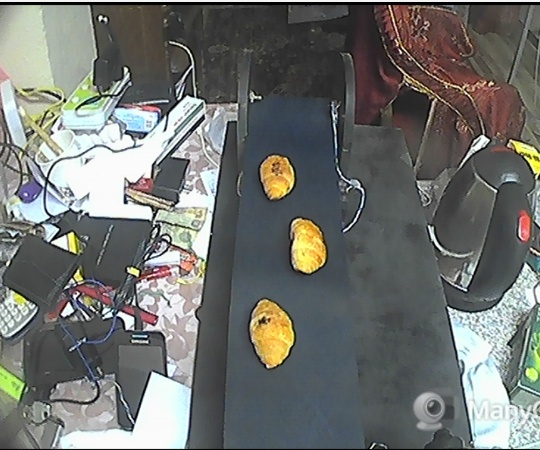
#> input picture Master/sample.jpg, 540 x 450 px
$ python -i Vision_Contour_Detection.py   (imports and definitions only)
#> lines starting #> are read from the running program, lines starting #| are printed output that depends on the picture; after the words box and inside, x2 and y2 are one past the last pixel; in counts of white or black regions, pixels touching at a corner belong together
#> further down, picture is the input picture: shape (450, 540, 3); mean B, G, R 110.5, 113.9, 111.9
import cv2
import numpy as np


def Contour_Detector(img):
    ############################################
    #              Image processing            #
    ############################################
    # convert from BGR to HSV
    hsv = cv2.cvtColor(img, cv2.COLOR_BGR2HSV)
#> hsv: shape (450, 540, 3); mean H, S, V 70, 35.2, 119.6
    # define the lower and upper boundaries of the "blue"
    Lower = (0, 228, 129)#(0, 0, 107)
    Upper = (33, 255, 255)#(74,255,255)
    # construct a mask for molto color, then perform
    # a series of dilations and erosions to remove any small
    # blobs left in the mask
    # cv2.inRange: Checks if array elements lie between the elements of two other arrays then return array contain array elements of 255 pixels (white) represents the tracked object
    mask = cv2.inRange(hsv, Lower, Upper)
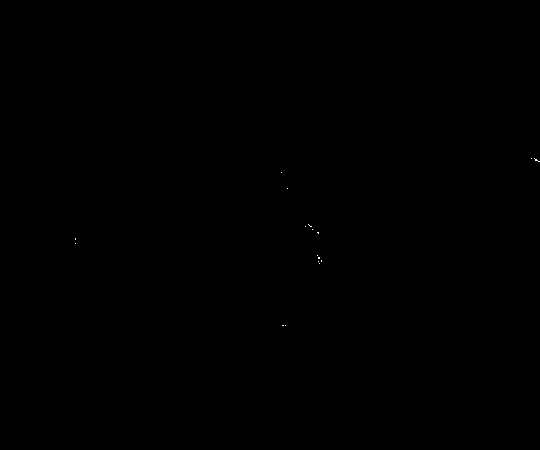
#> mask: shape (450, 540); 0.01% white in thin lines or dots, all inside (x1, y1, x2, y2) = (75, 158, 540, 326)
    # Dilates an image: img, kernel used for erosion, number of times dilation is applied
 #   mask = cv2.dilate(mask, None, iterations=1)
    # Closing using 5x5 kernel
    kernel = np.ones((3,3),np.uint8)
    mask = cv2.morphologyEx(mask, cv2.MORPH_CLOSE, kernel)

    ############################################
    #          find contours in the mask       #
    ############################################
    cnts = cv2.findContours(mask.copy(), cv2.RETR_EXTERNAL,
    cv2.CHAIN_APPROX_SIMPLE)[-2]
#> cnts = 12 contours, all with area under 20

    accepted_cnts = [0]
    # if there are no cnts return null
    if not cnts:
        pass
    else:
        for single_cnt in cnts:
           if is_contour_good(single_cnt):
                # append all good contours to cnts list
                accepted_cnts.append(single_cnt)
#> this loop made 12 passes
#> single_cnt on passes 1, 3, 4, 5, 6, 7, 8, 9, 10, 11: [[282, 325], [285, 325]], [[317, 255]], [[75, 243]], [[75, 238], [75, 239]], [[317, 232], [318, 233], [318, 232]], [[312, 229]], [[305, 226]], [[308, 224], [310, 226], [311, 226], [310, 226]], [[287, 188]], [[281, 172]]
#> after the loop, accepted_cnts = [0]

    # delete the first element of the list (its used only for declaring the list)
    del accepted_cnts[0]
    return accepted_cnts


# check if the contour has enough area: return true if the contour is bad
def is_contour_good(cnt):
    # the contour is 'bad' if it is hasn't enough area
    return (cv2.contourArea(cnt) > 1000)

>>> import cv2
>>> picture = cv2.imread('sample.jpg')
>>> result = Contour_Detector(picture)
#> result = []
